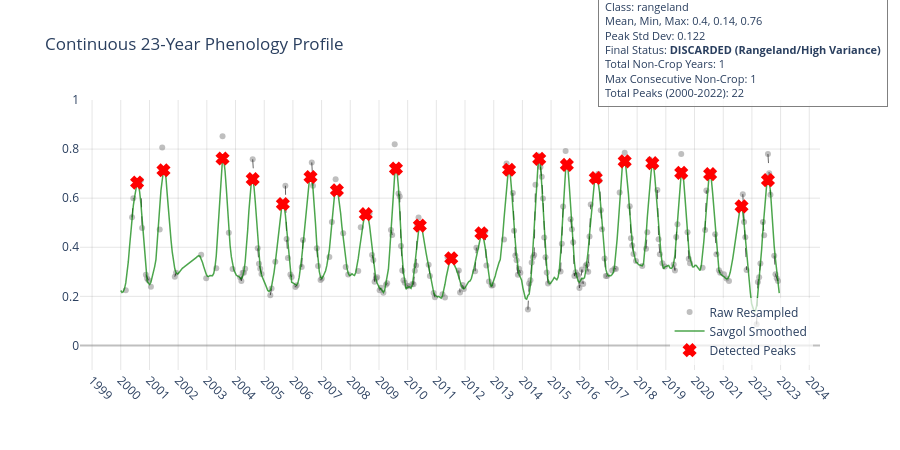
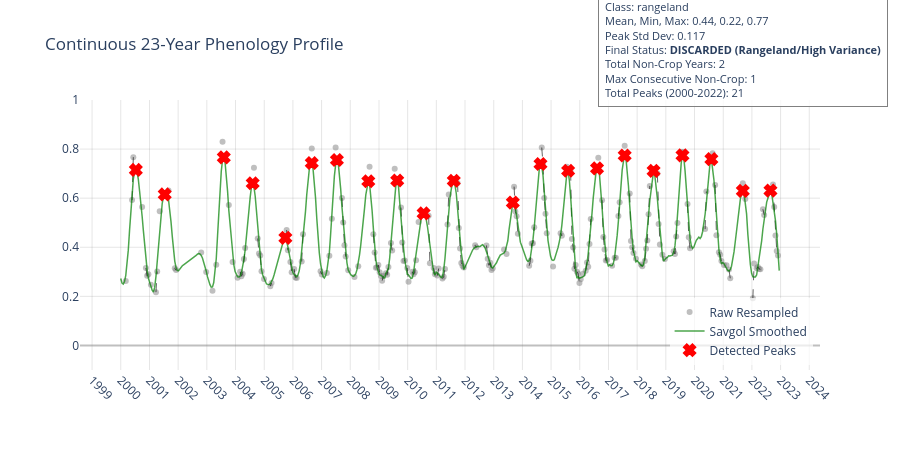
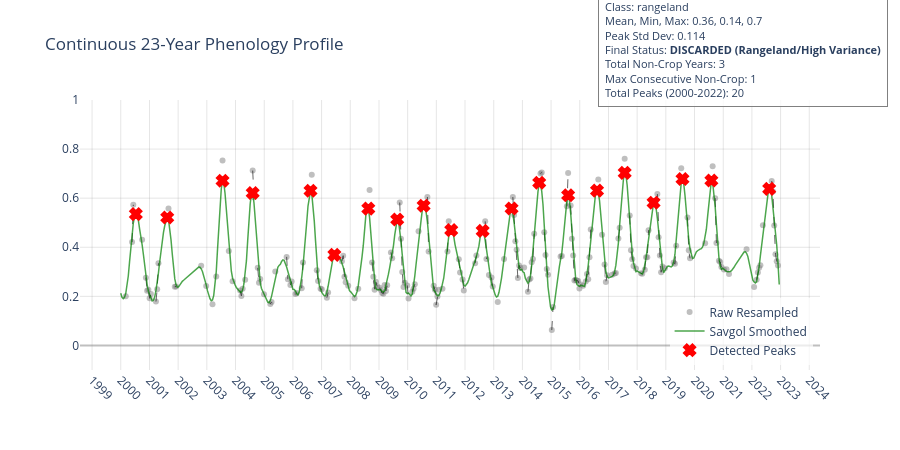
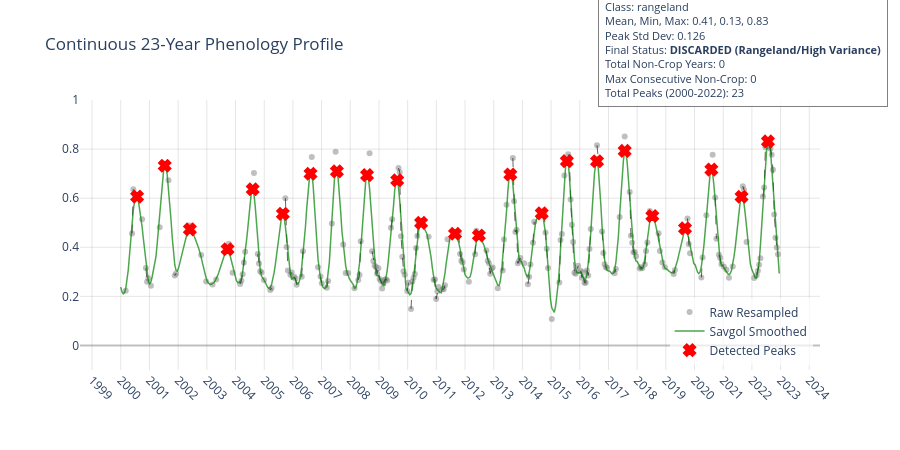

Write notebook code for charts like these, in order.
### Code cell
stable_cropland_ids = []
discarded_ids = []
ndvi_dict = {
    "point_id":[],
    "lc": [],
    "mean": [],
    "min": [],
    "max": [],
    "std":[]
}
grouped_points = df.sort_values(by="point_id").groupby("point_id")

for point_id, group in grouped_points:
    ts_raw = group.set_index('date')['NDVI'].resample("16D").mean()

    total_valid_obs = ts_raw.count()

    if total_valid_obs < 200:
        print(f"Insufficient Samples for {point_id}: total_valid_obs")
        discarded_ids.append(point_id)
        continue

    #Interpolate values across the entire 23 years
    ts_interp = ts_raw.interpolate(method="linear").bfill().ffill()

    # half_window = math.floor(year_valid_obs / 4) #timesat logic
    window = 11 #(2 * half_window) + 1
    
    smoothed_ndvi = savgol_filter(ts_interp.values, window_length = window, polyorder=2)
    smoothed_ndvi_series = pd.Series(smoothed_ndvi, index=ts_interp.index)

    peaks, properties = find_peaks(
        smoothed_ndvi, 
        height=0.35,         # Kept the same: reliably identifies active vegetation
        distance= 5,          # Lowered from 7: Allows peaks to be 80 days apart (Captures tight multi-cropping)
        width=(5, 15),       # Lowered from 7: 7 samples (80 days) captures the rapid Terai cycles, 15 caps the forests
        prominence=0.10      # Lowered from 0.12: Accounts for overlapping crop cycles where NDVI doesn't hit bare soil
    )
   
    peak_dates = ts_interp.index[peaks]

    yearly_classification = {}
    yearly_peaks = []

    for year in range(2000, 2023):
        smoothed_year = smoothed_ndvi_series[smoothed_ndvi_series.index.year == year]

        if len(smoothed_year) == 0:
            yearly_classification[year] = "insufficient_data"
            continue

        peaks_in_year = (peak_dates.year == year).sum()
        yearly_peaks.append(smoothed_year.max())

        if peaks_in_year >=1:
            yearly_classification[year] = "crop"
        else:
            yearly_classification[year] = "non_crop"
    
    overall_mean = smoothed_ndvi_series.mean()
    overall_min =  smoothed_ndvi_series.min()
    overall_max = smoothed_ndvi_series.max()

    std_max = np.std(yearly_peaks, ddof=1) if len(yearly_peaks) > 0 else 1.0

    total_non_crop = 0
    consecutive_non_crop = 0
    max_consecutive_non_crop = 0

    for year in range(2000, 2023):
        if yearly_classification.get(year) == "non_crop":
            total_non_crop += 1
            consecutive_non_crop += 1
            if consecutive_non_crop > max_consecutive_non_crop:
                max_consecutive_non_crop = consecutive_non_crop
        else:
            consecutive_non_crop = 0
    
    if total_non_crop >= 4 or max_consecutive_non_crop >= 3 or std_max > 0.112:
        discarded_ids.append(point_id)
        if std_max > 0.112:
            status_reason = "DISCARDED (Rangeland/High Variance)"
        else:
            status_reason = "DISCARDED (Failed Phenology)"
    else:
        stable_cropland_ids.append(point_id)
        status_reason = "STABLE CROPLAND"

    fig = go.Figure()
    # 2. Raw Resampled (Scatter Dots)
    fig.add_trace(go.Scatter(
        x=ts_raw.index, 
        y=ts_raw.values,
        mode='markers',
        name='Raw Resampled',
        marker=dict(color='grey', opacity=0.5),
        showlegend=True
    ))

    # 3. Raw Resampled (Dashed Connecting Line)
    fig.add_trace(go.Scatter(
        x=ts_raw.index, 
        y=ts_raw.values,
        mode='lines',
        name='Raw Resampled (Line)',
        line=dict(color='black', width=1, dash='dash'),
        opacity=0.6,
        showlegend=False # Matplotlib showed 1 legend item for both, this keeps it clean
    ))

    # 4. Savgol Smoothed (Solid Green Line)
    fig.add_trace(go.Scatter(
        x=ts_interp.index, 
        y=smoothed_ndvi,
        mode='lines',
        name='Savgol Smoothed',
        line=dict(color='green', width=1.5),
        opacity=0.7
    ))

    # 5. Detected Peaks (Red X Markers)
    if len(peaks) > 0:
        fig.add_trace(go.Scatter(
            x=ts_interp.index[peaks], 
            y=smoothed_ndvi[peaks],
            mode='markers',
            name='Detected Peaks',
            marker=dict(symbol='x', color='red', size=10, line=dict(width=2, color='red'))
        ))


    info_text = (
        f"Class: {group.iloc[0]['lc']}<br>"
        f"Mean, Min, Max: {round(overall_mean, 2)}, {round(overall_min, 2)}, {round(overall_max, 2)}<br>"
        f"Peak Std Dev: {std_max:.3f}<br>"
        f"Final Status: <b>{status_reason}</b><br>"
        f"Total Non-Crop Years: {total_non_crop}<br>"
        f"Max Consecutive Non-Crop: {max_consecutive_non_crop}<br>"
        f"Total Peaks (2000-2022): {len(peaks)}"
    )

    ndvi_dict["point_id"].append(point_id)
    ndvi_dict["lc"].append(group.iloc[0]["lc"])
    ndvi_dict["mean"].append(overall_mean)
    ndvi_dict["min"].append(overall_min)
    ndvi_dict["max"].append(overall_max)
    ndvi_dict["std"].append(std_max)

    fig.add_annotation(
        x=0.7,
        y=1.4,
        xref="paper",
        yref="paper",
        text=info_text,
        showarrow=False,
        align="left",
        bgcolor="rgba(255, 255, 255, 0.8)", # White background with 80% opacity
        bordercolor="gray",
        borderwidth=1,
        borderpad=6,
        font=dict(size=11),
        xanchor="left",
        yanchor="top"
    )

    # 7. Layout formatting (Mimicking Matplotlib styling)
    fig.update_layout(
        title=f"Continuous 23-Year Phenology Profile",
        height=450,           # Similar to figsize=(..., 5)
        plot_bgcolor='white', # Removes Plotly's default gray background
        
        # Y-Axis Settings (-0.1 to 1.0)
        yaxis=dict(
            range=[-0.1, 1.0], 
            gridcolor='rgba(128,128,128,0.2)', # Faint grid lines
            zerolinecolor='rgba(128,128,128,0.5)'
        ),
        
        # X-Axis Settings (1-year ticks, 45 degree angle)
        xaxis=dict(
            dtick="M12",          # Major ticks every 12 Months
            tickformat="%Y",      # Show only the Year
            tickangle=45,
            gridcolor='rgba(128,128,128,0.2)'
        ),
        
        # Legend position (Lower Right)
        legend=dict(
            x=0.99,
            y=0.02,
            xanchor="right",
            yanchor="bottom",
            bgcolor="rgba(255,255,255,0.7)"
        )
    )

    fig.show()

    
print(f"Total points analyzed: {len(grouped_points)}")
print(f"Pure Cropland Points Kept: {len(stable_cropland_ids)}")
print(f"Points Discarded: {len(discarded_ids)}")

### Figure 1 — Plotly figure (JSON) as saved in the notebook; plotly's stock layout.template omitted (floating-point values rounded to 4 significant figures; data arrays with more than 128 entries replaced by an {"elided": "..."} marker saying what was removed)
{"data": [{"marker": {"color": "grey", "opacity": 0.5}, "mode": "markers", "name": "Raw Resampled", "showlegend": true, "type": "scatter", "x": {"elided": "525 str values"}, "y": {"elided": "525 float values"}}, {"line": {"color": "black", "dash": "dash", "width": 1}, "mode": "lines", "name": "Raw Resampled (Line)", "opacity": 0.6, "showlegend": false, "type": "scatter", "x": {"elided": "525 str values"}, "y": {"elided": "525 float values"}}, {"line": {"color": "green", "width": 1.5}, "mode": "lines", "name": "Savgol Smoothed", "opacity": 0.7, "type": "scatter", "x": {"elided": "525 str values"}, "y": {"elided": "525 float values"}}, {"marker": {"color": "red", "line": {"color": "red", "width": 2}, "size": 10, "symbol": "x"}, "mode": "markers", "name": "Detected Peaks", "type": "scatter", "x": ["2000-07-27T00:00:00.000000000", "2001-06-28T00:00:00.000000000", "2003-07-20T00:00:00.000000000", "2004-08-07T00:00:00.000000000", "2005-08-26T00:00:00.000000000", "2006-08-13T00:00:00.000000000", "2007-07-15T00:00:00.000000000", "2008-07-17T00:00:00.000000000", "2009-08-05T00:00:00.000000000", "2010-06-05T00:00:00.000000000", "2011-07-10T00:00:00.000000000", "2012-07-28T00:00:00.000000000", "2013-07-15T00:00:00.000000000", "2014-08-03T00:00:00.000000000", "2015-07-21T00:00:00.000000000", "2016-07-23T00:00:00.000000000", "2017-07-26T00:00:00.000000000", "2018-07-13T00:00:00.000000000", "2019-07-16T00:00:00.000000000", "2020-07-18T00:00:00.000000000", "2021-08-22T00:00:00.000000000", "2022-07-24T00:00:00.000000000"], "y": [0.6635, 0.7139, 0.7615, 0.6778, 0.5763, 0.6864, 0.6324, 0.5348, 0.7203, 0.4881, 0.3549, 0.4571, 0.7158, 0.7601, 0.7355, 0.6822, 0.7502, 0.7426, 0.703, 0.6981, 0.5666, 0.6734]}], "layout": {"annotations": [{"align": "left", "bgcolor": "rgba(255, 255, 255, 0.8)", "bordercolor": "gray", "borderpad": 6, "borderwidth": 1, "font": {"size": 11}, "showarrow": false, "text": "Class: rangeland<br>Mean, Min, Max: 0.4, 0.14, 0.76<br>Peak Std Dev: 0.122<br>Final Status: <b>DISCARDED (Rangeland/High Variance)</b><br>Total Non-Crop Years: 1<br>Max Consecutive Non-Crop: 1<br>Total Peaks (2000-2022): 22", "x": 0.7, "xanchor": "left", "xref": "paper", "y": 1.4, "yanchor": "top", "yref": "paper"}], "height": 450, "legend": {"bgcolor": "rgba(255,255,255,0.7)", "x": 0.99, "xanchor": "right", "y": 0.02, "yanchor": "bottom"}, "plot_bgcolor": "white", "title": {"text": "Continuous 23-Year Phenology Profile"}, "xaxis": {"dtick": "M12", "gridcolor": "rgba(128,128,128,0.2)", "tickangle": 45, "tickformat": "%Y"}, "yaxis": {"gridcolor": "rgba(128,128,128,0.2)", "range": [-0.1, 1], "zerolinecolor": "rgba(128,128,128,0.5)"}}}

### Figure 2 — Plotly figure (JSON) as saved in the notebook; plotly's stock layout.template omitted (floating-point values rounded to 4 significant figures; data arrays with more than 128 entries replaced by an {"elided": "..."} marker saying what was removed)
{"data": [{"marker": {"color": "grey", "opacity": 0.5}, "mode": "markers", "name": "Raw Resampled", "showlegend": true, "type": "scatter", "x": {"elided": "525 str values"}, "y": {"elided": "525 float values"}}, {"line": {"color": "black", "dash": "dash", "width": 1}, "mode": "lines", "name": "Raw Resampled (Line)", "opacity": 0.6, "showlegend": false, "type": "scatter", "x": {"elided": "525 str values"}, "y": {"elided": "525 float values"}}, {"line": {"color": "green", "width": 1.5}, "mode": "lines", "name": "Savgol Smoothed", "opacity": 0.7, "type": "scatter", "x": {"elided": "525 str values"}, "y": {"elided": "525 float values"}}, {"marker": {"color": "red", "line": {"color": "red", "width": 2}, "size": 10, "symbol": "x"}, "mode": "markers", "name": "Detected Peaks", "type": "scatter", "x": ["2000-07-11T00:00:00.000000000", "2001-07-14T00:00:00.000000000", "2003-08-05T00:00:00.000000000", "2004-08-07T00:00:00.000000000", "2005-09-27T00:00:00.000000000", "2006-08-29T00:00:00.000000000", "2007-07-15T00:00:00.000000000", "2008-08-18T00:00:00.000000000", "2009-08-21T00:00:00.000000000", "2010-07-23T00:00:00.000000000", "2011-08-11T00:00:00.000000000", "2013-09-01T00:00:00.000000000", "2014-08-19T00:00:00.000000000", "2015-08-06T00:00:00.000000000", "2016-08-08T00:00:00.000000000", "2017-07-26T00:00:00.000000000", "2018-07-29T00:00:00.000000000", "2019-08-01T00:00:00.000000000", "2020-08-03T00:00:00.000000000", "2021-09-07T00:00:00.000000000", "2022-08-25T00:00:00.000000000"], "y": [0.7151, 0.6153, 0.7663, 0.6609, 0.4382, 0.7434, 0.7555, 0.6691, 0.6719, 0.5383, 0.6709, 0.5817, 0.7391, 0.7118, 0.7215, 0.774, 0.7113, 0.7746, 0.7592, 0.6299, 0.631]}], "layout": {"annotations": [{"align": "left", "bgcolor": "rgba(255, 255, 255, 0.8)", "bordercolor": "gray", "borderpad": 6, "borderwidth": 1, "font": {"size": 11}, "showarrow": false, "text": "Class: rangeland<br>Mean, Min, Max: 0.44, 0.22, 0.77<br>Peak Std Dev: 0.117<br>Final Status: <b>DISCARDED (Rangeland/High Variance)</b><br>Total Non-Crop Years: 2<br>Max Consecutive Non-Crop: 1<br>Total Peaks (2000-2022): 21", "x": 0.7, "xanchor": "left", "xref": "paper", "y": 1.4, "yanchor": "top", "yref": "paper"}], "height": 450, "legend": {"bgcolor": "rgba(255,255,255,0.7)", "x": 0.99, "xanchor": "right", "y": 0.02, "yanchor": "bottom"}, "plot_bgcolor": "white", "title": {"text": "Continuous 23-Year Phenology Profile"}, "xaxis": {"dtick": "M12", "gridcolor": "rgba(128,128,128,0.2)", "tickangle": 45, "tickformat": "%Y"}, "yaxis": {"gridcolor": "rgba(128,128,128,0.2)", "range": [-0.1, 1], "zerolinecolor": "rgba(128,128,128,0.5)"}}}

### Figure 3 — Plotly figure (JSON) as saved in the notebook; plotly's stock layout.template omitted (floating-point values rounded to 4 significant figures; data arrays with more than 128 entries replaced by an {"elided": "..."} marker saying what was removed)
{"data": [{"marker": {"color": "grey", "opacity": 0.5}, "mode": "markers", "name": "Raw Resampled", "showlegend": true, "type": "scatter", "x": {"elided": "525 str values"}, "y": {"elided": "525 float values"}}, {"line": {"color": "black", "dash": "dash", "width": 1}, "mode": "lines", "name": "Raw Resampled (Line)", "opacity": 0.6, "showlegend": false, "type": "scatter", "x": {"elided": "525 str values"}, "y": {"elided": "525 float values"}}, {"line": {"color": "green", "width": 1.5}, "mode": "lines", "name": "Savgol Smoothed", "opacity": 0.7, "type": "scatter", "x": {"elided": "525 str values"}, "y": {"elided": "525 float values"}}, {"marker": {"color": "red", "line": {"color": "red", "width": 2}, "size": 10, "symbol": "x"}, "mode": "markers", "name": "Detected Peaks", "type": "scatter", "x": ["2000-07-11T00:00:00.000000000", "2001-08-15T00:00:00.000000000", "2003-07-20T00:00:00.000000000", "2004-08-07T00:00:00.000000000", "2006-08-13T00:00:00.000000000", "2007-06-13T00:00:00.000000000", "2008-08-18T00:00:00.000000000", "2009-08-21T00:00:00.000000000", "2010-07-23T00:00:00.000000000", "2011-07-10T00:00:00.000000000", "2012-08-13T00:00:00.000000000", "2013-08-16T00:00:00.000000000", "2014-08-03T00:00:00.000000000", "2015-08-06T00:00:00.000000000", "2016-08-08T00:00:00.000000000", "2017-07-26T00:00:00.000000000", "2018-07-29T00:00:00.000000000", "2019-08-01T00:00:00.000000000", "2020-08-03T00:00:00.000000000", "2022-08-09T00:00:00.000000000"], "y": [0.5351, 0.5213, 0.6711, 0.6212, 0.6301, 0.369, 0.5575, 0.5132, 0.5692, 0.4701, 0.4666, 0.558, 0.6629, 0.612, 0.6309, 0.7029, 0.5816, 0.6783, 0.672, 0.6381]}], "layout": {"annotations": [{"align": "left", "bgcolor": "rgba(255, 255, 255, 0.8)", "bordercolor": "gray", "borderpad": 6, "borderwidth": 1, "font": {"size": 11}, "showarrow": false, "text": "Class: rangeland<br>Mean, Min, Max: 0.36, 0.14, 0.7<br>Peak Std Dev: 0.114<br>Final Status: <b>DISCARDED (Rangeland/High Variance)</b><br>Total Non-Crop Years: 3<br>Max Consecutive Non-Crop: 1<br>Total Peaks (2000-2022): 20", "x": 0.7, "xanchor": "left", "xref": "paper", "y": 1.4, "yanchor": "top", "yref": "paper"}], "height": 450, "legend": {"bgcolor": "rgba(255,255,255,0.7)", "x": 0.99, "xanchor": "right", "y": 0.02, "yanchor": "bottom"}, "plot_bgcolor": "white", "title": {"text": "Continuous 23-Year Phenology Profile"}, "xaxis": {"dtick": "M12", "gridcolor": "rgba(128,128,128,0.2)", "tickangle": 45, "tickformat": "%Y"}, "yaxis": {"gridcolor": "rgba(128,128,128,0.2)", "range": [-0.1, 1], "zerolinecolor": "rgba(128,128,128,0.5)"}}}

### Figure 4 — Plotly figure (JSON) as saved in the notebook; plotly's stock layout.template omitted (floating-point values rounded to 4 significant figures; data arrays with more than 128 entries replaced by an {"elided": "..."} marker saying what was removed)
{"data": [{"marker": {"color": "grey", "opacity": 0.5}, "mode": "markers", "name": "Raw Resampled", "showlegend": true, "type": "scatter", "x": {"elided": "525 str values"}, "y": {"elided": "525 float values"}}, {"line": {"color": "black", "dash": "dash", "width": 1}, "mode": "lines", "name": "Raw Resampled (Line)", "opacity": 0.6, "showlegend": false, "type": "scatter", "x": {"elided": "525 str values"}, "y": {"elided": "525 float values"}}, {"line": {"color": "green", "width": 1.5}, "mode": "lines", "name": "Savgol Smoothed", "opacity": 0.7, "type": "scatter", "x": {"elided": "525 str values"}, "y": {"elided": "525 float values"}}, {"marker": {"color": "red", "line": {"color": "red", "width": 2}, "size": 10, "symbol": "x"}, "mode": "markers", "name": "Detected Peaks", "type": "scatter", "x": ["2000-07-27T00:00:00.000000000", "2001-07-14T00:00:00.000000000", "2002-05-30T00:00:00.000000000", "2003-09-22T00:00:00.000000000", "2004-08-07T00:00:00.000000000", "2005-08-26T00:00:00.000000000", "2006-08-13T00:00:00.000000000", "2007-07-15T00:00:00.000000000", "2008-08-02T00:00:00.000000000", "2009-08-21T00:00:00.000000000", "2010-06-21T00:00:00.000000000", "2011-08-27T00:00:00.000000000", "2012-06-26T00:00:00.000000000", "2013-07-31T00:00:00.000000000", "2014-09-04T00:00:00.000000000", "2015-07-21T00:00:00.000000000", "2016-08-08T00:00:00.000000000", "2017-07-26T00:00:00.000000000", "2018-07-13T00:00:00.000000000", "2019-09-02T00:00:00.000000000", "2020-08-03T00:00:00.000000000", "2021-08-22T00:00:00.000000000", "2022-07-24T00:00:00.000000000"], "y": [0.6064, 0.732, 0.4732, 0.392, 0.6364, 0.5361, 0.6995, 0.7093, 0.6938, 0.6731, 0.4994, 0.4552, 0.448, 0.6966, 0.5382, 0.7507, 0.7503, 0.7926, 0.5274, 0.477, 0.7165, 0.6057, 0.8313]}], "layout": {"annotations": [{"align": "left", "bgcolor": "rgba(255, 255, 255, 0.8)", "bordercolor": "gray", "borderpad": 6, "borderwidth": 1, "font": {"size": 11}, "showarrow": false, "text": "Class: rangeland<br>Mean, Min, Max: 0.41, 0.13, 0.83<br>Peak Std Dev: 0.126<br>Final Status: <b>DISCARDED (Rangeland/High Variance)</b><br>Total Non-Crop Years: 0<br>Max Consecutive Non-Crop: 0<br>Total Peaks (2000-2022): 23", "x": 0.7, "xanchor": "left", "xref": "paper", "y": 1.4, "yanchor": "top", "yref": "paper"}], "height": 450, "legend": {"bgcolor": "rgba(255,255,255,0.7)", "x": 0.99, "xanchor": "right", "y": 0.02, "yanchor": "bottom"}, "plot_bgcolor": "white", "title": {"text": "Continuous 23-Year Phenology Profile"}, "xaxis": {"dtick": "M12", "gridcolor": "rgba(128,128,128,0.2)", "tickangle": 45, "tickformat": "%Y"}, "yaxis": {"gridcolor": "rgba(128,128,128,0.2)", "range": [-0.1, 1], "zerolinecolor": "rgba(128,128,128,0.5)"}}}
